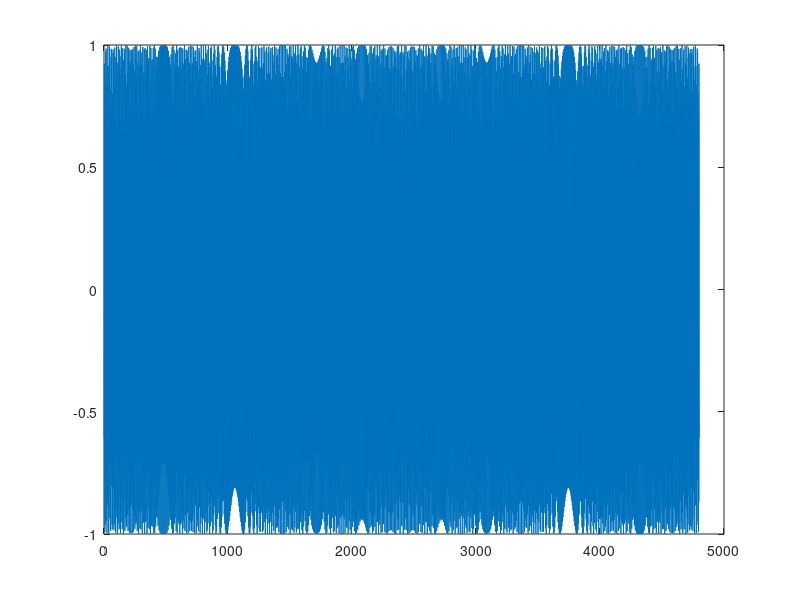
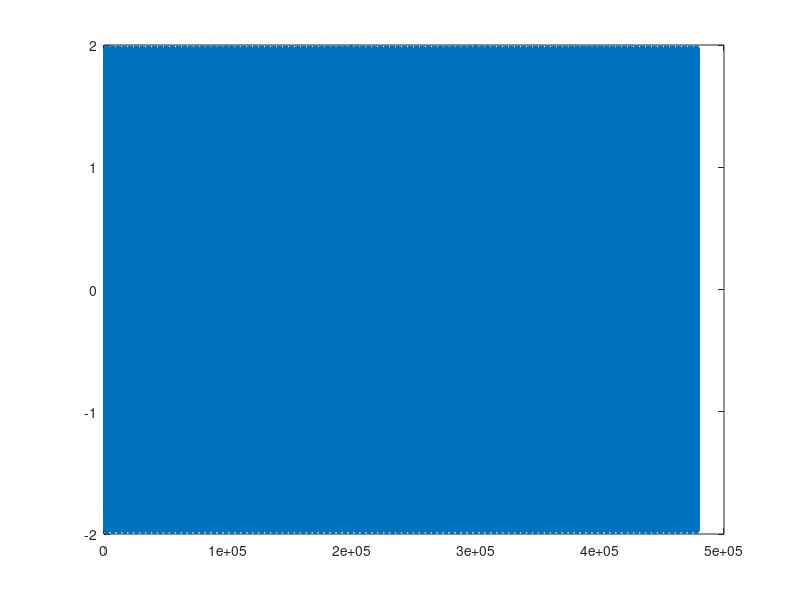

Here is the MATLAB script that generated these plots, in order: (Note: this script raises an error after producing the figures.)
clear
sf = 48000;
F = 17000;
B = 5000;
l = 0.5;
T = 0.05;
%% generate single zig
N = T * sf;
n = 0:N-1;
t = 1/sf:1/sf:T;
K = B/T;
chirp = cos(2*pi.*(F.*t+K/2.*t.^2));
zig = [chirp flip(chirp)];
figure(1)
plot(zig)

%% generate 5 second audio
audio = [];
for i = 1:5/T
    audio = [audio zig];
end

%% calculate distance
x = 0.3;
y = 0.3;
disOffset = 0.5;
l = sqrt((x+l/2)^2+y^2);
r = sqrt((x-l/2)^2+y^2);
deltaDis = abs((l+disOffset)-r);
offsetLatency = deltaDis/340;
audioL = audio(round(offsetLatency*sf):end);
audioR = audio(1:length(audioL));
rcvAudio = audioL+audioR;
figure(2)
plot(rcvAudio)

%% audio processing
    windowSizePoint = 12;
    totalPoint = length(rcvAudio);
    volumePoint = totalPoint/windowSizePoint;
    audioVolume = zeros(1,totalPoint);

    for n=windowSizePoint:totalPoint
        audioVolume(1,n) = 10*log(sum(rcvAudio(n-windowSizePoint+1:n).^2)/windowSizePoint)/log(10);
    end
    for n=1:3
        audioVolume = smooth(audioVolume,windowSizePoint*3)';
    end
    
    [pks,locs] = findpeaks(-audioVolume);
    
    
    figure(2)
    subplot(2,1,1)
    plot(rcvAudio)
    subplot(2,1,2)
    plot(audioVolume)
    hold on
    plot(locs,-pks,'*')
    hold off




